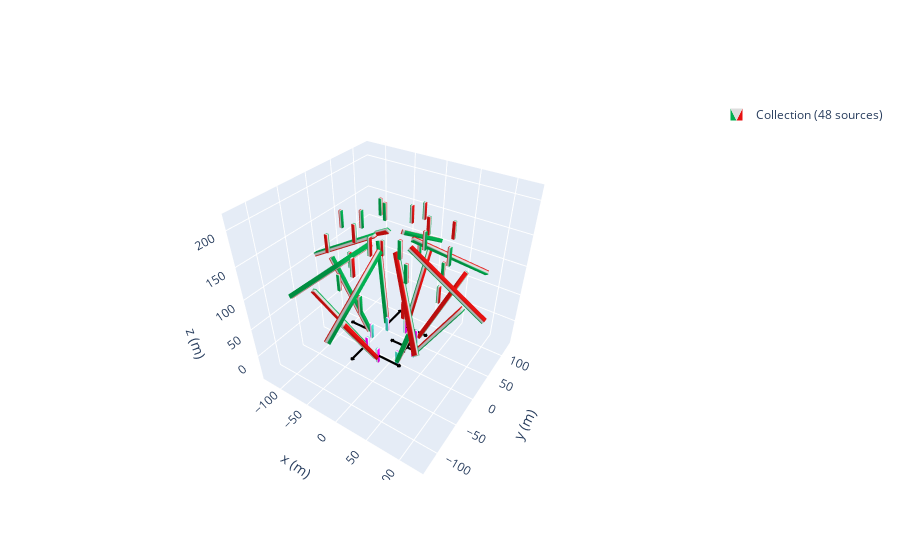

The notebook cell saved with this chart:
### Code cell
zeeman_prof = magpy.Collection()
j = 30
n = 8
a = -21# distance it circles aroundthe center 
c = 30 #angle of first bar
d =  58#angle of second bar
b = -60# distnace the two section of the array are apart from each other
k = 50 #the first and second magnent are apart
e = 45
l = -3
p= -20# distance the thrid and 4th magnet are apart from each other
mystyle = mstyle = dict(
    mode="color+arrow",
    color=dict(north="magenta", middle="white", south="turquoise"),
    arrow=dict(width=2, color="k")
)
angles = np.linspace(0, 360, n, endpoint=False)
for i in angles:
    cube1= magpy.magnet.Cuboid(
    dimension=(6,6,125),
    polarization=(-(1.080),0,0),
    position=(95+a+l,0,-2+k))
    cube2 = magpy.magnet.Cuboid(dimension= (4,4,25),
    polarization=(-1.17,0,0),
    position=(60+a+l,0,-50+e),style_magnetization = mystyle)
    cube3= magpy.magnet.Cuboid(
    dimension=(6,6,125),
    polarization=(1.08,0,0),
    position=(100+a,0,190+b),
  )
    cube4 = magpy.magnet.Cuboid(dimension= (4,4,25),
    polarization=(1.17,0,0),
    position=(110+a+p,0,170+b),
    )


    cube5 = magpy.magnet.Cuboid(dimension= (4,4,25),
    polarization=(-1.17,0,0),
    position=(90+a+l+p,0,240+b))

    cube6 = magpy.magnet.Cuboid(dimension= (4,4,25),
    polarization=(-1.17,0,0),
    position=(120+a+p,0,230+b),
)
   


    cube1.rotate_from_angax(i, 'z')
    cube1.rotate_from_angax(c, 'y',)
    cube1.rotate_from_angax(i, 'z', anchor=0)
 
 
    cube2.rotate_from_angax(i, 'z',anchor = 0)
    cube2.rotate_from_angax(i, 'z')
    cube3.rotate_from_angax(i, 'z', anchor=0)
    cube3.rotate_from_angax(-d, 'y')
    cube3.rotate_from_angax(i, 'z')
  
    cube4.rotate_from_angax(i, 'z', anchor=0)
    cube4.rotate_from_angax(i, 'z')
    cube5.rotate_from_angax(i, 'z', anchor=0)
    cube5.rotate_from_angax(i, 'z')
    cube6.rotate_from_angax(i, 'z', anchor=0)
    cube6.rotate_from_angax(i, 'z')

    zeeman_prof.add(cube1)
    zeeman_prof.add(cube2)
    zeeman_prof.add(cube3)
    zeeman_prof.add(cube4)
    zeeman_prof.add(cube5)
    zeeman_prof.add(cube6)
    j = j+1
magpy.show(zeeman_prof, backend='plotly')

### Figure 1 — Plotly figure (JSON) as saved in the notebook; plotly's stock layout.template omitted (floating-point values rounded to 4 significant figures; data arrays with more than 128 entries replaced by an {"elided": "..."} marker saying what was removed)
{"data": [{"color": "#2e91e5", "colorscale": [[0, "#00b050"], [0.16, "#00b050"], [0.26, "#dddddd"], [0.74, "#dddddd"], [0.84, "#e71111"], [1, "#e71111"]], "i": {"elided": "480 int values"}, "intensity": {"elided": "320 int values"}, "j": {"elided": "480 int values"}, "k": {"elided": "480 int values"}, "legendgroup": "Collection(id=2876764285760)", "name": "Collection (48 sources)", "opacity": 1, "showlegend": true, "showscale": false, "type": "mesh3d", "x": {"elided": "320 float values"}, "y": {"elided": "320 float values"}, "z": {"elided": "320 float values"}}, {"color": "#2e91e5", "colorscale": [[0, "turquoise"], [0.16, "turquoise"], [0.26, "white"], [0.74, "white"], [0.84, "magenta"], [1, "magenta"]], "i": [7, 0, 0, 0, 4, 4, 2, 6, 4, 0, 3, 7, 15, 8, 8, 8, 12, 12, 10, 14, 12, 8, 11, 15, 23, 16, 16, 16, 20, 20, 18, 22, 20, 16, 19, 23, 31, 24, 24, 24, 28, 28, 26, 30, 28, 24, 27, 31, 39, 32, 32, 32, 36, 36, 34, 38, 36, 32, 35, 39, 47, 40, 40, 40, 44, 44, 42, 46, 44, 40, 43, 47, 55, 48, 48, 48, 52, 52, 50, 54, 52, 48, 51, 55, 63, 56, 56, 56, 60, 60, 58, 62, 60, 56, 59, 63], "intensity": [1, 1, 0, 0, 1, 1, 0, 0, 1, 1, 0, 0, 1, 1, 0, 0, 1, 1, 0, 0, 1, 1, 0, 0, 1, 1, 0, 0, 1, 1, 0, 0, 1, 1, 0, 0, 1, 1, 0, 0, 1, 1, 0, 0, 1, 1, 0, 0, 1, 1, 0, 0, 1, 1, 0, 0, 1, 1, 0, 0, 1, 1, 0, 0], "j": [0, 7, 1, 2, 6, 7, 1, 2, 5, 5, 2, 2, 8, 15, 9, 10, 14, 15, 9, 10, 13, 13, 10, 10, 16, 23, 17, 18, 22, 23, 17, 18, 21, 21, 18, 18, 24, 31, 25, 26, 30, 31, 25, 26, 29, 29, 26, 26, 32, 39, 33, 34, 38, 39, 33, 34, 37, 37, 34, 34, 40, 47, 41, 42, 46, 47, 41, 42, 45, 45, 42, 42, 48, 55, 49, 50, 54, 55, 49, 50, 53, 53, 50, 50, 56, 63, 57, 58, 62, 63, 57, 58, 61, 61, 58, 58], "k": [3, 4, 2, 3, 5, 6, 5, 5, 0, 1, 7, 6, 11, 12, 10, 11, 13, 14, 13, 13, 8, 9, 15, 14, 19, 20, 18, 19, 21, 22, 21, 21, 16, 17, 23, 22, 27, 28, 26, 27, 29, 30, 29, 29, 24, 25, 31, 30, 35, 36, 34, 35, 37, 38, 37, 37, 32, 33, 39, 38, 43, 44, 42, 43, 45, 46, 45, 45, 40, 41, 47, 46, 51, 52, 50, 51, 53, 54, 53, 53, 48, 49, 55, 54, 59, 60, 58, 59, 61, 62, 61, 61, 56, 57, 63, 62], "legendgroup": "Collection(id=2876764285760)", "name": "Collection (48 sources)", "opacity": 1, "showlegend": false, "showscale": false, "type": "mesh3d", "x": [34, 34, 38, 38, 34, 34, 38, 38, 27.46, 23.46, 23.46, 27.46, 27.46, 23.46, 23.46, 27.46, 2.0, 2.0, -2.0, -2.0, 2.0, 2.0, -2.0, -2.0, -27.46, -23.46, -23.46, -27.46, -27.46, -23.46, -23.46, -27.46, -38, -38, -34, -34, -38, -38, -34, -34, -23.46, -27.46, -27.46, -23.46, -23.46, -27.46, -27.46, -23.46, 2.0, 2.0, -2.0, -2.0, 2.0, 2.0, -2.0, -2.0, 23.46, 27.46, 27.46, 23.46, 23.46, 27.46, 27.46, 23.46], "y": [-2, 2, 2, -2, -2, 2, 2, -2, 23.46, 23.46, 27.46, 27.46, 23.46, 23.46, 27.46, 27.46, 38, 34, 34, 38, 38, 34, 34, 38, 27.46, 27.46, 23.46, 23.46, 27.46, 27.46, 23.46, 23.46, -2.0, 2.0, 2.0, -2.0, -2.0, 2.0, 2.0, -2.0, -27.46, -27.46, -23.46, -23.46, -27.46, -27.46, -23.46, -23.46, -34, -38, -38, -34, -34, -38, -38, -34, -23.46, -23.46, -27.46, -27.46, -23.46, -23.46, -27.46, -27.46], "z": [-17.5, -17.5, -17.5, -17.5, 7.5, 7.5, 7.5, 7.5, -17.5, -17.5, -17.5, -17.5, 7.5, 7.5, 7.5, 7.5, -17.5, -17.5, -17.5, -17.5, 7.5, 7.5, 7.5, 7.5, -17.5, -17.5, -17.5, -17.5, 7.5, 7.5, 7.5, 7.5, -17.5, -17.5, -17.5, -17.5, 7.5, 7.5, 7.5, 7.5, -17.5, -17.5, -17.5, -17.5, 7.5, 7.5, 7.5, 7.5, -17.5, -17.5, -17.5, -17.5, 7.5, 7.5, 7.5, 7.5, -17.5, -17.5, -17.5, -17.5, 7.5, 7.5, 7.5, 7.5]}, {"legendgroup": "Collection(id=2876764285760)", "line": {"color": "black", "dash": "solid", "width": 4.4}, "mode": "lines", "name": "Collection (48 sources)", "opacity": 1, "showlegend": false, "type": "scatter3d", "x": [null, 36, -1.5, 2.25, -1.5, 2.25, -1.5, -1.5, null, 25.46, 25.46, 27.71, 25.46, 23.21, 25.46, 25.46, null, 7.994e-15, 37.5, 33.75, 37.5, 33.75, 37.5, 37.5, null, -25.46, -25.46, -27.71, -25.46, -23.21, -25.46, -25.46, null, -36, -73.5, -69.75, -73.5, -69.75, -73.5, -73.5, null, -25.46, -25.46, -23.21, -25.46, -27.71, -25.46, -25.46, null, -7.994e-15, 37.5, 33.75, 37.5, 33.75, 37.5, 37.5, null, 25.46, 25.46, 23.21, 25.46, 27.71, 25.46, 25.46], "y": [null, 0, 8.327e-15, -2.25, 8.327e-15, 2.25, 8.327e-15, 8.327e-15, null, 25.46, -12.04, -8.294, -12.04, -8.294, -12.04, -12.04, null, 36, 36.0, 38.25, 36.0, 33.75, 36.0, 36.0, null, 25.46, 62.96, 59.21, 62.96, 59.21, 62.96, 62.96, null, 4.409e-15, 2.192e-14, -2.25, 2.192e-14, 2.25, 2.192e-14, 2.192e-14, null, -25.46, -62.96, -59.21, -62.96, -59.21, -62.96, -62.96, null, -36, -36.0, -33.75, -36.0, -38.25, -36.0, -36.0, null, -25.46, 12.04, 8.294, 12.04, 8.294, 12.04, 12.04], "z": [null, -5, -5, -5, -5, -5, -5, -5, null, -5, -5, -5, -5, -5, -5, -5, null, -5, -5, -5, -5, -5, -5, -5, null, -5, -5, -5, -5, -5, -5, -5, null, -5, -5, -5, -5, -5, -5, -5, null, -5, -5, -5, -5, -5, -5, -5, null, -5, -5, -5, -5, -5, -5, -5, null, -5, -5, -5, -5, -5, -5, -5]}], "layout": {"legend": {"itemsizing": "constant"}, "scene": {"aspectmode": "manual", "aspectratio": {"x": 1, "y": 1, "z": 1}, "camera": {"eye": {"x": 1, "y": -1.5, "z": 1.4}}, "xaxis": {"autorange": false, "range": [-133.6, 133.6], "title": {"text": "x (m)"}}, "yaxis": {"autorange": false, "range": [-133.6, 133.6], "title": {"text": "y (m)"}}, "zaxis": {"autorange": false, "range": [-46.09, 221.1], "title": {"text": "z (m)"}}}}}
